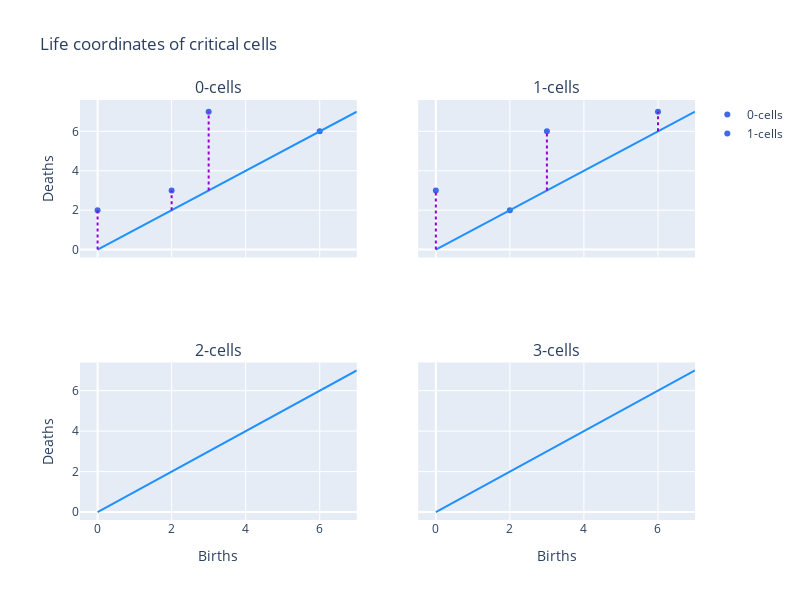

Notebook code cell kept with this figure:
### Code cell
plotly_persistence_diagram(p[1])

### Figure 1 — Plotly figure (JSON) as saved in the notebook; plotly's stock layout.template omitted (floating-point values rounded to 4 significant figures)
{"data": [{"marker": {"color": "royalblue"}, "mode": "markers", "name": "0-cells", "type": "scatter", "x": [0, 2, 3, 6], "xaxis": "x", "y": [2, 3, 7, 6], "yaxis": "y"}, {"line": {"color": "dodgerblue"}, "mode": "lines", "showlegend": false, "type": "scatter", "x": [0, 1, 2, 3, 4, 5, 6, 7], "xaxis": "x", "y": [0, 1, 2, 3, 4, 5, 6, 7], "yaxis": "y"}, {"line": {"color": "darkviolet", "dash": "dot"}, "mode": "lines", "showlegend": false, "type": "scatter", "x": [0, 0], "xaxis": "x", "y": [0, 2], "yaxis": "y"}, {"line": {"color": "darkviolet", "dash": "dot"}, "mode": "lines", "showlegend": false, "type": "scatter", "x": [2, 2], "xaxis": "x", "y": [2, 3], "yaxis": "y"}, {"line": {"color": "darkviolet", "dash": "dot"}, "mode": "lines", "showlegend": false, "type": "scatter", "x": [3, 3], "xaxis": "x", "y": [3, 7], "yaxis": "y"}, {"line": {"color": "darkviolet", "dash": "dot"}, "mode": "lines", "showlegend": false, "type": "scatter", "x": [6, 6], "xaxis": "x", "y": [6, 6], "yaxis": "y"}, {"marker": {"color": "royalblue"}, "mode": "markers", "name": "1-cells", "type": "scatter", "x": [0, 2, 3, 6], "xaxis": "x2", "y": [3, 2, 6, 7], "yaxis": "y2"}, {"line": {"color": "dodgerblue"}, "mode": "lines", "showlegend": false, "type": "scatter", "x": [0, 1, 2, 3, 4, 5, 6, 7], "xaxis": "x2", "y": [0, 1, 2, 3, 4, 5, 6, 7], "yaxis": "y2"}, {"line": {"color": "darkviolet", "dash": "dot"}, "mode": "lines", "showlegend": false, "type": "scatter", "x": [0, 0], "xaxis": "x2", "y": [0, 3], "yaxis": "y2"}, {"line": {"color": "darkviolet", "dash": "dot"}, "mode": "lines", "showlegend": false, "type": "scatter", "x": [2, 2], "xaxis": "x2", "y": [2, 2], "yaxis": "y2"}, {"line": {"color": "darkviolet", "dash": "dot"}, "mode": "lines", "showlegend": false, "type": "scatter", "x": [3, 3], "xaxis": "x2", "y": [3, 6], "yaxis": "y2"}, {"line": {"color": "darkviolet", "dash": "dot"}, "mode": "lines", "showlegend": false, "type": "scatter", "x": [6, 6], "xaxis": "x2", "y": [6, 7], "yaxis": "y2"}, {"marker": {"color": "royalblue"}, "mode": "markers", "name": "2-cells", "type": "scatter", "x": [], "xaxis": "x3", "y": [], "yaxis": "y3"}, {"line": {"color": "dodgerblue"}, "mode": "lines", "showlegend": false, "type": "scatter", "x": [0, 1, 2, 3, 4, 5, 6, 7], "xaxis": "x3", "y": [0, 1, 2, 3, 4, 5, 6, 7], "yaxis": "y3"}, {"marker": {"color": "royalblue"}, "mode": "markers", "name": "3-cells", "type": "scatter", "x": [], "xaxis": "x4", "y": [], "yaxis": "y4"}, {"line": {"color": "dodgerblue"}, "mode": "lines", "showlegend": false, "type": "scatter", "x": [0, 1, 2, 3, 4, 5, 6, 7], "xaxis": "x4", "y": [0, 1, 2, 3, 4, 5, 6, 7], "yaxis": "y4"}], "layout": {"annotations": [{"font": {"size": 16}, "showarrow": false, "text": "0-cells", "x": 0.225, "xanchor": "center", "xref": "paper", "y": 1, "yanchor": "bottom", "yref": "paper"}, {"font": {"size": 16}, "showarrow": false, "text": "1-cells", "x": 0.775, "xanchor": "center", "xref": "paper", "y": 1, "yanchor": "bottom", "yref": "paper"}, {"font": {"size": 16}, "showarrow": false, "text": "2-cells", "x": 0.225, "xanchor": "center", "xref": "paper", "y": 0.375, "yanchor": "bottom", "yref": "paper"}, {"font": {"size": 16}, "showarrow": false, "text": "3-cells", "x": 0.775, "xanchor": "center", "xref": "paper", "y": 0.375, "yanchor": "bottom", "yref": "paper"}], "height": 600, "title": {"text": "Life coordinates of critical cells"}, "width": 800, "xaxis": {"anchor": "y", "domain": [0, 0.45], "matches": "x3", "showticklabels": false}, "xaxis2": {"anchor": "y2", "domain": [0.55, 1], "matches": "x4", "showticklabels": false}, "xaxis3": {"anchor": "y3", "domain": [0, 0.45], "title": {"text": "Births"}}, "xaxis4": {"anchor": "y4", "domain": [0.55, 1], "title": {"text": "Births"}}, "yaxis": {"anchor": "x", "domain": [0.625, 1], "title": {"text": "Deaths"}}, "yaxis2": {"anchor": "x2", "domain": [0.625, 1], "matches": "y", "showticklabels": false}, "yaxis3": {"anchor": "x3", "domain": [0, 0.375], "title": {"text": "Deaths"}}, "yaxis4": {"anchor": "x4", "domain": [0, 0.375], "matches": "y3", "showticklabels": false}}}
